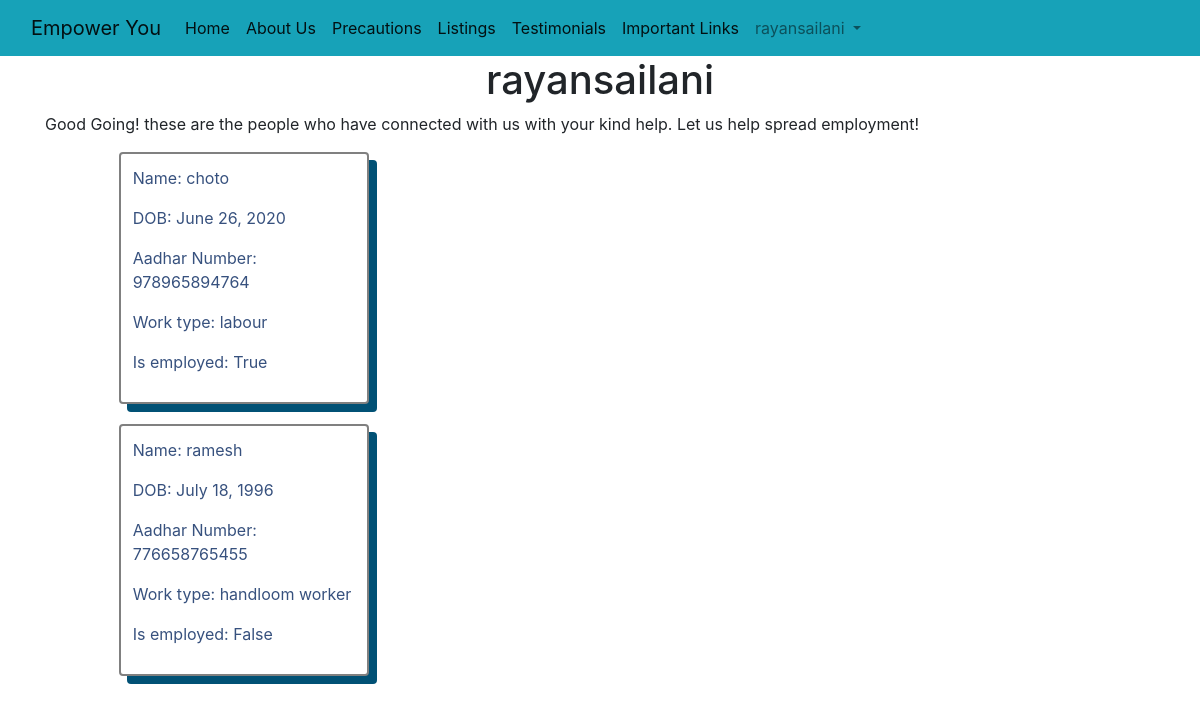
Screenshot of /dash (signed in) with the database file from the repository.
### employment/models.py (models this page shows, shortened)
class Worker(models.Model):
    WORK_CHOICE = (
        ("carpenter", "carpenter"),
        ("handloom worker", "handloom worker"),
        ("labour", "labour"),
        ("Other", "Other"),
    )
    name = models.CharField(max_length=35)
    slug = models.SlugField()
    adhar = models.CharField(max_length=12, unique=True)
    dateTime = models.DateTimeField(auto_now_add=True, blank=True, null=True)
    dob = models.DateField()
    work = models.CharField(
        max_length=100, default=None, choices=WORK_CHOICE)
    other = models.CharField(max_length=100, blank=True)
    is_employed = models.BooleanField(blank=True)
    user = models.ForeignKey(User, on_delete=models.CASCADE, default=None)

### codefury/views.py (the view)
# urls.py: path("dash", views.dash, name="dash"),
def dash(request):
    qauthor = request.user
    workers = Worker.objects.all().order_by('dateTime')
    context = {
        "workers": workers,
    }
    return render(request, 'dashboard.html', context)

### templates/dashboard.html
{% extends 'base.html' %}
{% block content %}
<div style="text-align: center;">
    <h1>{{request.user.username}}</h1>
</div>
<p class="container">Good Going! these are the people who have connected with us with your kind help. Let us help spread
    employment!</p>
{% for worker in workers %}
<div class="event-container animated bounce">
    <div class="event">
        <p>Name: {{worker.name}}</p>
        <p>DOB: {{worker.dob}} </p>
        <p>Aadhar Number: {{worker.adhar}}</p>
        <p>Work type: {{worker.work}}</p>
        <p>Is employed: {{worker.is_employed}}</p>
    </div>
</div>
{% endfor %}
{% endblock %}

### templates/base.html (shortened to what this page needs)
{% load static %}
<!DOCTYPE html>
<html lang="en">
<head>
  <link rel="stylesheet" href="https://cdn.jsdelivr.net/npm/bootstrap@4.5.3/dist/css/bootstrap.min.css"
 />
  <link rel="stylesheet" href="https://use.fontawesome.com/releases/v5.15.1/css/all.css"
>
  <link rel="stylesheet" href="{% static 'css/style.css' %}">
</head>
<body>
  <nav class="navbar navbar-expand-lg navbar-light bg-info ">
    <div class="container-fluid">
      <a class="navbar-brand" href="{% url 'home' %}">Empower You</a>
      <div class="collapse navbar-collapse" id="navbarSupportedContent">
        <ul class="navbar-nav mr-auto mb-2 mb-lg-0">
          <li class="nav-item">
            <a class="nav-link active" aria-current="page" href="{% url 'home' %}">Home</a>
          </li>
          <li class="nav-item">
            <a class="nav-link active" aria-current="page" href="#aboutus">About Us</a>
          </li>
          <li class="nav-item">
            <a class="nav-link active" aria-current="page" href="#prec">Precautions</a>
          </li>
          <li class="nav-item">
            <a class="nav-link active" aria-current="page" href="{% url 'listing' %}">Listings</a>
          </li>
          <li class="nav-item">
            <a class="nav-link active" aria-current="page" href="#testimonials">Testimonials</a>
          </li>
          <li class="nav-item">
            <a class="nav-link active" aria-current="page" href="#il">Important Links</a>
          </li>
          <li class="nav-item dropdown" style="overflow: visible;">
            <a class="nav-link dropdown-toggle" href="#" id="navbarDropdown" role="button" data-toggle="dropdown"
              aria-expanded="false">
              {% if user.is_authenticated %}
              {{request.user.username}}
              {% else %}
              Accounts
              {% endif %}
            </a>
          </li>
        </ul>
      </div>
    </div>
  </nav>
  {% block content %} {% endblock content %}
  <link href="https://unpkg.com/aos@2.3.1/dist/aos.css" rel="stylesheet">
</body>
</html>

### assets/css/style.css (style rules this page uses)
*, *::before, *::after { box-sizing: border-box; }
body { overflow-x: hidden; margin:0; padding:0; }
:root { --fw-reg: 300; --fw-bold: 900; --clr-light: #fff; --clr-dark: #303030; --fs-h1: 3rem; --fs-h2: 2.25rem; --fs-h3: 1.25rem; --fs-body: 1rem; --bs: 0.25em 0.25em 0.75em rgba(0,0,0,.25), 0.125em 0.125em 0.25em rgba(0,0,0,.15); }
@media (min-width: 800px) { :root { --fs-h1: 4.5rem; --fs-h2: 3.75rem; --fs-h3: 1.5rem; --fs-body: 1.125rem; } }
html { scroll-behavior: smooth; overflow-x: hidden; }
.event-container { padding: auto; display: grid; grid-template-columns: auto auto auto auto; }
.event { width: 250px; background-color: white; color: rgba(55, 81, 126, 1); margin: auto; margin-bottom: 20px; padding: 12px; border: 2px solid grey; border-radius: 4px; box-shadow: 8px 8px 0px 0px #015175; }

### rows the page displays
Worker: name "choto", dob "June 26, 2020", adhar "978965894764", work "labour", is_employed "True"
Worker: name "ramesh", dob "July 18, 1996", adhar "776658765455", work "handloom worker", is_employed "False"

### other values shown
{{ request.user.username }} "rayansailani"
